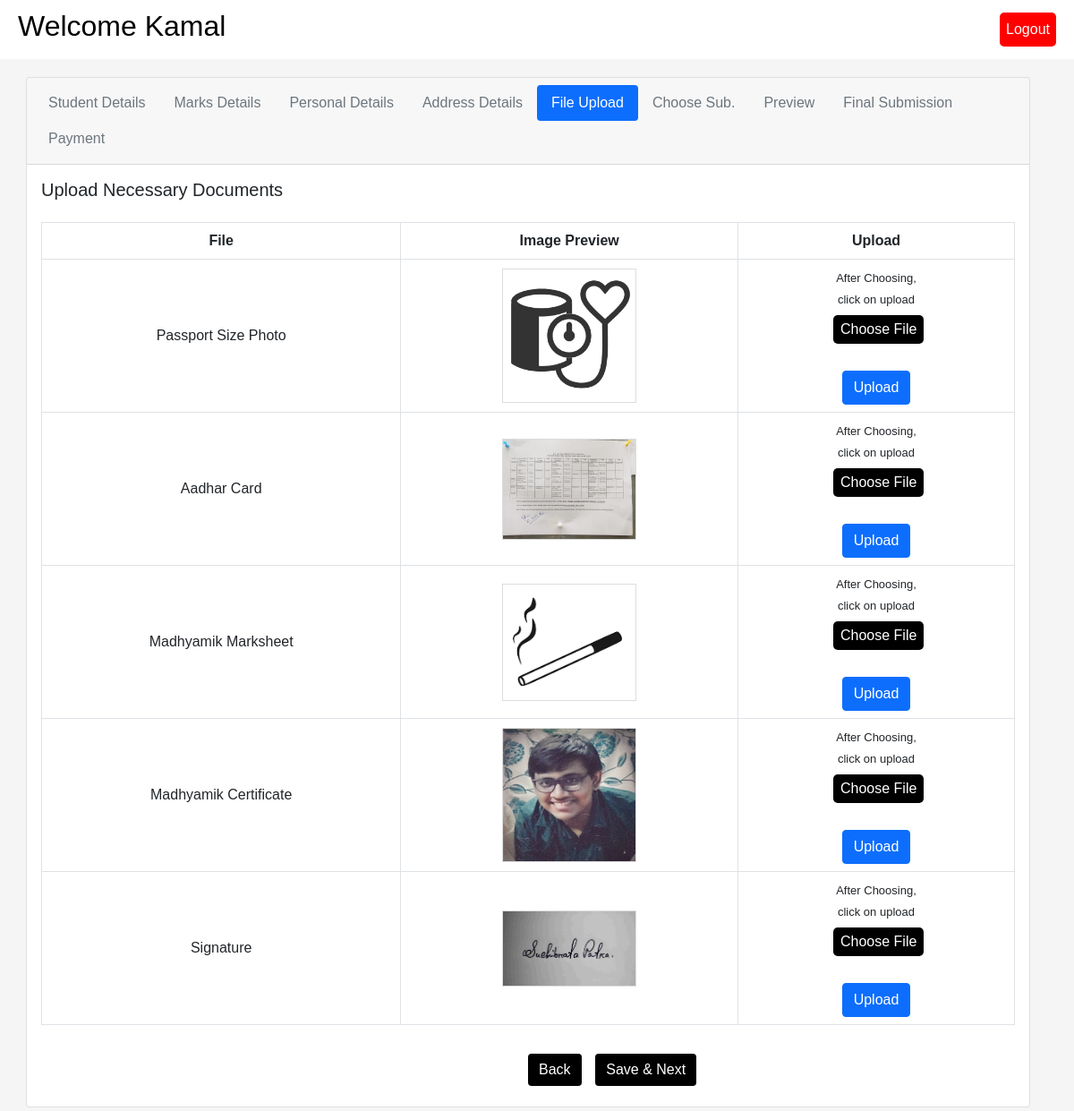
The page /Project/student_file_upload.php (signed in) on the database its author committed.
### tables this page shows
CREATE TABLE `student_details` (
  `reg_no` varchar(10) NOT NULL,
  `fname` varchar(255) DEFAULT NULL,
  `lname` varchar(255) NOT NULL,
  `email` varchar(255) NOT NULL,
  `phoneNumber` varchar(255) NOT NULL,
  `dob` varchar(255) NOT NULL,
  `terms` varchar(255) NOT NULL,
  `password` varchar(255) NOT NULL,
  `emailVerify` int(255) NOT NULL DEFAULT '0',
  `numberVerify` varchar(255) DEFAULT '0',
  `is_finally_submitted` int(1) NOT NULL DEFAULT '0',
  `issubmitted` int(1) NOT NULL DEFAULT '0',
  `previous_school_name` varchar(255) DEFAULT NULL,
  `fathers_name` varchar(255) DEFAULT NULL,
  `mothers_name` varchar(255) DEFAULT NULL,
  `current_whatsapp_no` varchar(255) DEFAULT NULL,
  `aadhar_card_no` varchar(255) DEFAULT NULL,
  `student_religion` varchar(255) DEFAULT NULL,
  `student_caste` varchar(255) DEFAULT NULL,
  `is_student_PWD` varchar(4) DEFAULT NULL,
  `is_student_EWS` varchar(4) NOT NULL DEFAULT '0',
  `student_village_town` varchar(255) DEFAULT NULL,
  `student_city` varchar(50) DEFAULT NULL,
  `student_pin_code` varchar(20) DEFAULT NULL,
  `student_police_station` varchar(50) DEFAULT NULL,
  `student_district` varchar(50) DEFAULT NULL,
  `student_state` varchar(50) DEFAULT NULL,
  `bengali_marks` int(4) DEFAULT NULL,
  `bengali_full_marks` int(4) DEFAULT '100',
  `english_marks` int(4) DEFAULT NULL,
  `english_full_marks` int(4) DEFAULT '100',
  `mathematics_marks` int(4) DEFAULT NULL,
  `mathematics_full_marks` int(4) DEFAULT '100',
  `physical_science_marks` int(4) DEFAULT NULL,
  `physical_science_full_marks` int(4) DEFAULT '100',
  `life_science_marks` int(4) DEFAULT NULL,
  `life_science_full_marks` int(4) DEFAULT '100',
  `history_marks` int(4) DEFAULT NULL,
  `history_full_marks` int(4) DEFAULT '100',
  `geography_marks` int(4) DEFAULT NULL,
  `geography_full_marks` int(4) DEFAULT '100',
  `language_1` varchar(255) DEFAULT NULL,
  `language_2` varchar(255) DEFAULT NULL,
  `select_stream` varchar(255) DEFAULT NULL,
  `sub_comb` varchar(255) DEFAULT NULL,
  `bank_name` varchar(255) DEFAULT NULL,
  `bank_account_no` varchar(20) DEFAULT NULL,
  `bank_ifsc_code` varchar(20) DEFAULT NULL,
  `institution_fees_payment_done` int(11) DEFAULT '0',
  `institution_fees_payments_ID` varchar(255) DEFAULT NULL,
  `portal_fees_payment_done` int(11) DEFAULT '0',
  `portal_payment_id` varchar(255) DEFAULT NULL,
  `passport_size_photo_uploaded` int(11) DEFAULT '0',
  `aadhar_card_uploaded` int(11) DEFAULT '0',
  `madhyamik_marksheet_uploaded` int(11) DEFAULT '0',
  `madhyamik_certificate_uploaded` int(11) DEFAULT '0',
  `signature_uploaded` int(11) DEFAULT '0'
);

### Project/session.php (called while the page is built, shortened)
<?php
$email = $_SESSION['email'];
?>

### Project/student_file_upload.php (the view, shortened to what this page needs)
<?php
require 'session.php';
$query = "SELECT * FROM student_details WHERE email='$email'";
$results = mysqli_query($db, $query);
$user = mysqli_fetch_assoc($results);
$registration_no = $user['reg_no'];
$uploadDir = 'uploads/';
$documents = array(
  "Passport Size Photo",
  "Aadhar Card",
  "Madhyamik Marksheet",
  "Madhyamik Certificate",
  "Signature"
);
$maxFileSize = 80 * 1024;
for ($i = 1; $i <= 5; $i++) {
    $fileKey = "newImage$i";
}
?>
<!DOCTYPE html>
<html lang="en">
<head>
    <link rel="stylesheet" href="https://cdn.jsdelivr.net/npm/bootstrap@5.0.2/dist/css/bootstrap.min.css"
>
    <link rel="stylesheet" href="partials/style.css">
</head>
<body>
    <div class="header">
        <h2>Welcome
            <?php echo $user['fname']; ?>
        </h2>
        <a href="welcome.php?logout='1'" class="logout">Logout</a>
    </div>
    <div class="container">
        <div class="row">
            <div class="col">
                <div class="card">
                    <div class="card-header">
                        <ul class="nav nav-pills card-header-pills">
                            <li class="nav-item">
                                <a class="nav-link disabled" href="#">Student Details</a>
                            </li>
                            <li class="nav-item">
                                <a class="nav-link disabled" href="marks_details.php">Marks Details</a>
                            </li>
                            <li class="nav-item">
                                <a class="nav-link disabled" href="personal_details.php">Personal Details</a>
                            </li>
                            <li class="nav-item">
                                <a class="nav-link disabled" href="#">Address Details</a>
                            </li>
                            <li class="nav-item">
                                <a class="nav-link active" href="#">File Upload</a>
                            </li>
                            <li class="nav-item">
                                <a class="nav-link disabled" href="#">Choose Sub.</a>
                            </li>
                            <li class="nav-item">
                                <a class="nav-link disabled" href="#">Preview</a>
                            </li>
                            <li class="nav-item">
                                <a class="nav-link disabled" href="#">Final Submission</a>
                            </li>
                            <li class="nav-item">
                                <a class="nav-link disabled" href="#">Payment</a>
                            </li>
                        </ul>
                    </div>
                    <div class="card-body">
                        <h5 class="card-title mb-4">Upload Necessary Documents</h5>
                        <table class="table table-bordered">
                            <thead>
                                <tr>
                                    <th scope="col" class="align-middle text-center">File</th>
                                    <th scope="col" class="align-middle text-center">Image Preview</th>
                                    <th scope="col" class="align-middle text-center">Upload</th>
                                </tr>
                            </thead>
                            <tbody>
                                <?php for ($i = 1; $i <= 5; $i++): ?>
                                <tr>
                                    <td style="text-align: center; vertical-align: middle;">
                                        <?php echo $documents[$i-1]; ?>
                                    </td>
                                    <td style="text-align: center; vertical-align: middle;">
                                        <?php
                                $uploadedFilePaths = glob($uploadDir . $registration_no . '_' . str_replace(' ', '', strtolower($documents[$i - 1])) . '.*');
                                if (!empty($uploadedFilePaths)) {
                                  $uploadedFilePath = $uploadedFilePaths[0];
                                  echo '<img src="' . $uploadedFilePath . '?t=' . time() . '" alt="Uploaded Image" class="preview-img">';
                                } else {
                                  echo '<p style="text-align: center;">No file uploaded</p>';
                                }
                                ?>
                                    </td>
                                    <td class="align-middle text-center <?php if (isset($_FILES[$fileKey]) && $_FILES[$fileKey]["size"] <= $maxFileSize): ?> fade-in <?php endif; ?>">
    <div class="d-flex flex-column align-items-center">
        <form action="" method="post" enctype="multipart/form-data">
            <div class="mb-3">
                <span style="font-weight: 100;font-size: small;margin-bottom: -1px;">After Choosing,</span>
                <br>
                <span style="font-weight: 100;font-size: small;line-height: 1;">click on upload</span>
                <input type="file" class="form-control custom-file-input"
                    id="newImage<?php echo $i; ?>" name="newImage<?php echo $i; ?>"
                    accept="image/*" onchange="updateFileName(this)">
            </div>
            <button type="submit" name="upload<?php echo $i; ?>"
                class="btn btn-primary mt-2">Upload</button>
        </form>
    </div>
</td>
                                </tr>
                                <?php endfor; ?>
                            </tbody>
                        </table>
                    </div>
                    <div style="margin-left: 50%; padding-bottom: 2%">
                        <a href="marks_details.php" style="color: black; text-decoration: none">
                            <button type="button" class="btn btn-primary" style="
        margin-right: 2%;
        background-color: rgb(0, 0, 0);
        color: rgb(255, 255, 255);
        border: 0px;
      ">
                                Back
                            </button>
                        </a>
                        <a href="choose_sub.php" style="color: black; text-decoration: none">
                            <button type="button" class="btn btn-primary" name="file Upload" style="
        margin-right: 2%;
        background-color: rgb(0, 0, 0);
        color: rgb(255, 255, 255);
        border: 0px;
      ">
                                Save & Next
                            </button></a>
                    </div>
                </div>
            </div>
        </div>
    </div>
</body>
</html>

### Project/partials/style.css (style rules this page uses)
body { font-family: Arial, sans-serif; background-color: #f5f5f5; margin: 0; padding: 0; }
.header { background-color: white; color: black; text-align: right; padding: 10px 20px; display: flex; justify-content: space-between; align-items: center; }
.container { margin: 20px; }
.row { margin-left: -15px; margin-right: -15px; }
.logout { color: white; background-color: red; padding: 7px; border-radius: 5px; text-decoration: none; }

### Project/student_file_upload.php (style rules this page uses)
body { font-family: Arial, sans-serif; background-color: #f5f5f5; margin: 0; padding: 0; }
.header { background-color: white; color: black; text-align: right; padding: 10px 20px; display: flex; justify-content: space-between; align-items: center; }
.container { margin: 20px; }
.row { margin-left: -15px; margin-right: -15px; }
.logout { color: white; background-color: red; padding: 7px; border-radius: 5px; text-decoration: none; }
.preview-img { max-height: 150px; width: 150px; border: 1px solid #ddd; display: block; margin: auto; }
.custom-file-input { color: #ffffff; width: 120px; border: none; }
.custom-file-input::before { content: 'Choose File'; display: inline-block; background-color: rgb(0, 0, 0); color: white; padding: 4px 8px; border-radius: 5px; cursor: pointer; }

### rows shown on the page
student_details: fname "Kamal", reg_no (picture)

### other values the page prints
$documents[$i-1] "Passport Size Photo"
$documents[$i-1] "Aadhar Card"
$documents[$i-1] "Madhyamik Marksheet"
$documents[$i-1] "Madhyamik Certificate"
$documents[$i-1] "Signature"
